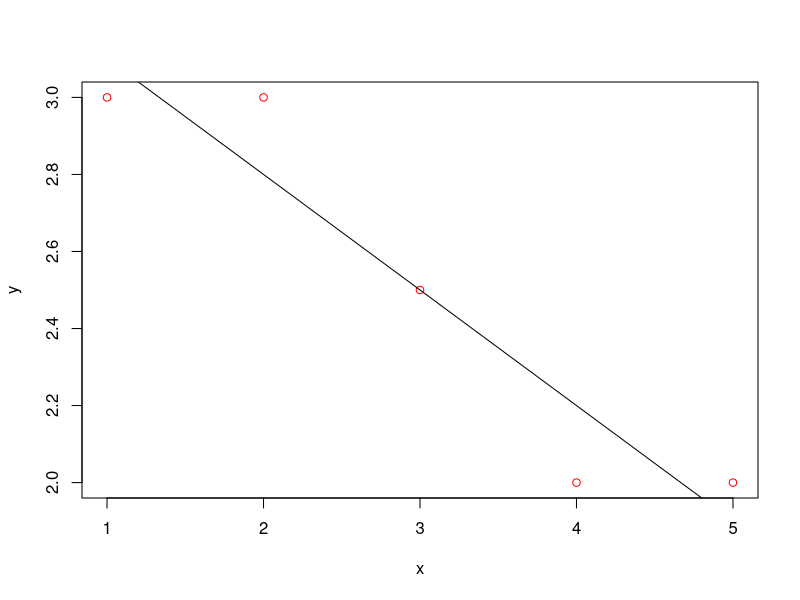
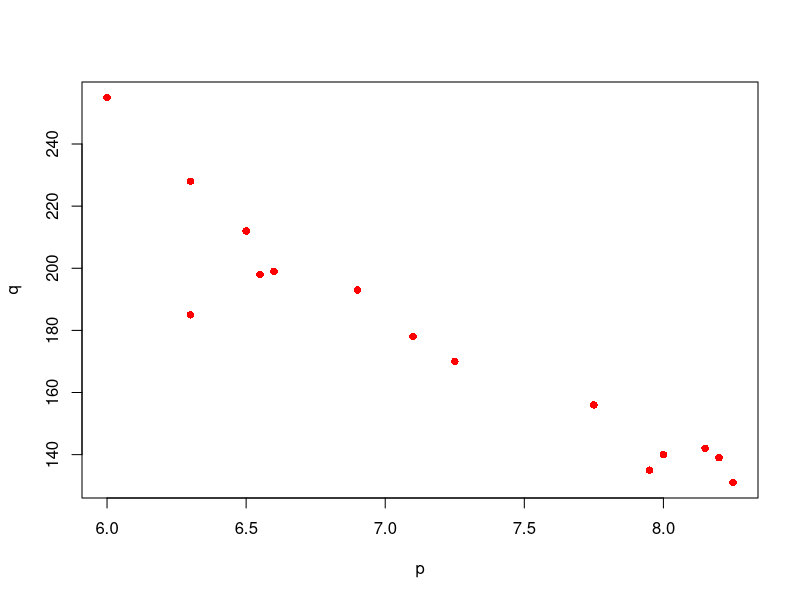
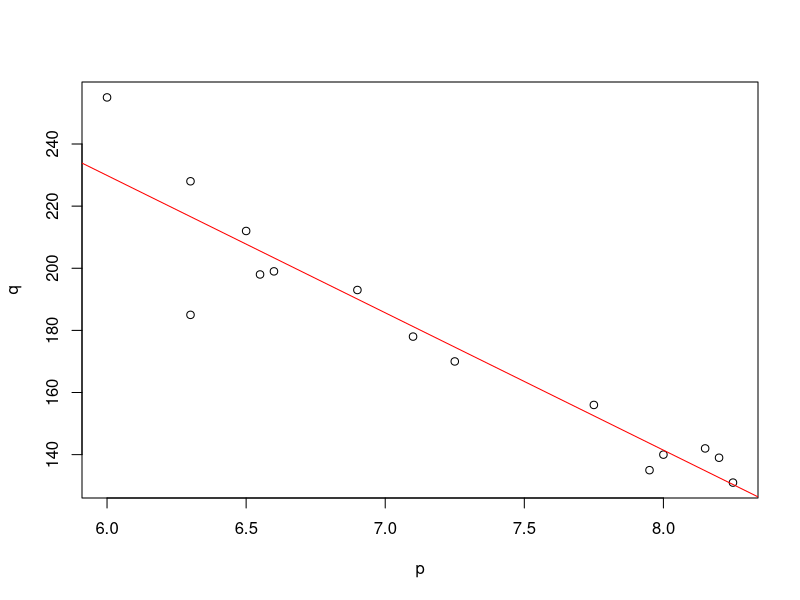
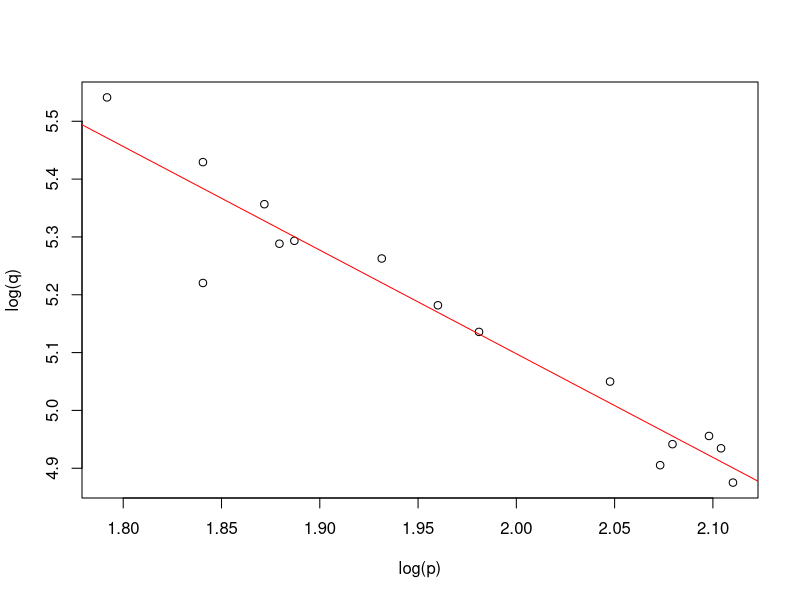
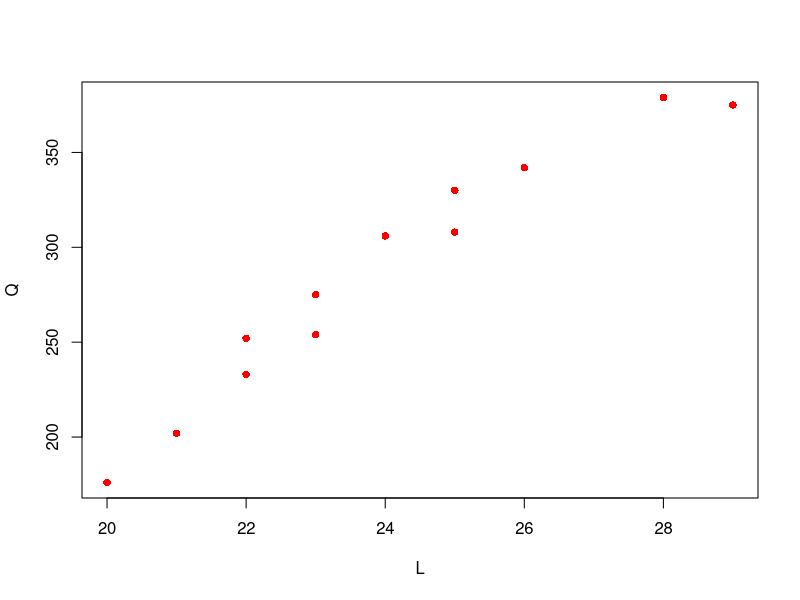
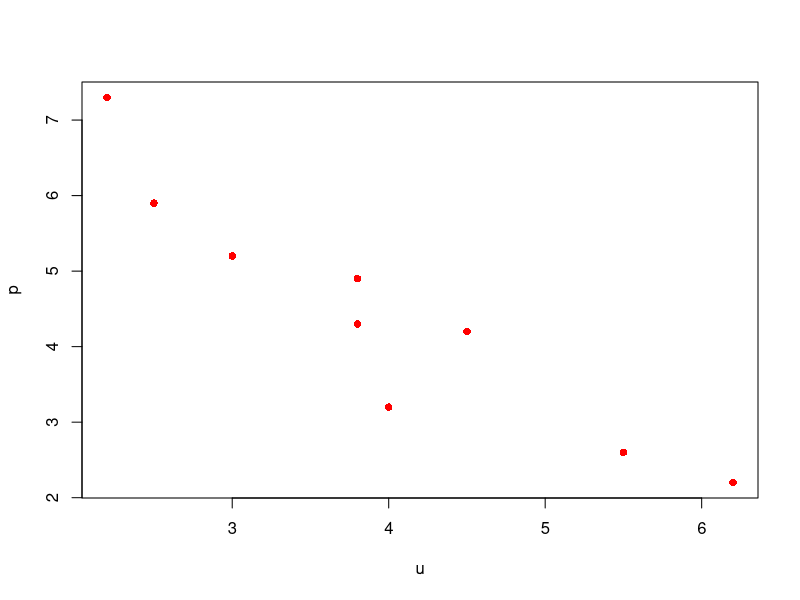
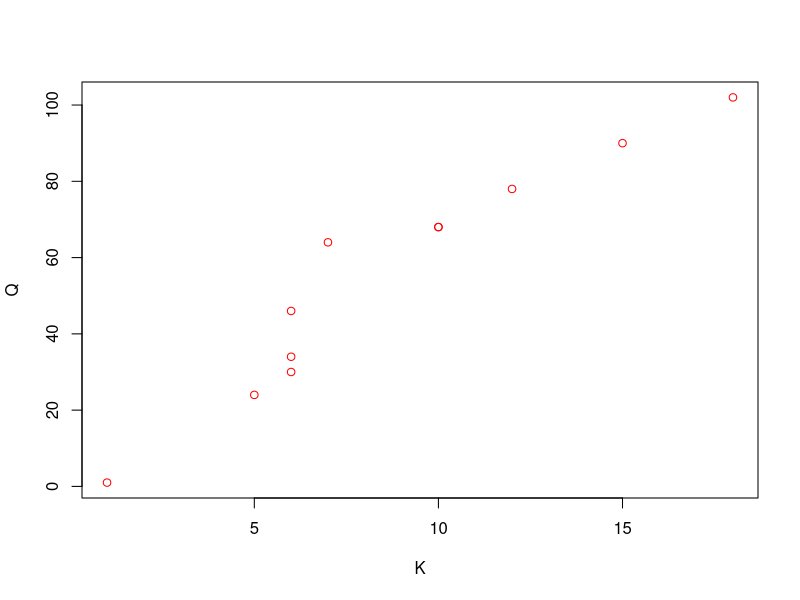

The R source for these figures, in order:
## ---- chunk 1
knitr::opts_chunk$set(echo = TRUE)
## ---- chunk 2
# Simple linear regression
x <- c(1, 4, 2, 3, 5)
y <- c(3, 2, 3, 2.5, 2)
data <- cbind(x, y) 

fit <- lm(y~x) 
summary(fit)
plot(x, y, col="red") 
abline(lm(y ~ x))
## ---- chunk 3
# Log linear
# Price, quantity and the corresponding data file
p <- c(6,6.30,6.50,6.55,6.30,8,7.95,8.25,7.10,7.25,6.90,6.60,8.15,7.75,8.20) 
q <- c(255,228,212,198,185,140,135,131,178,170,193,199,142,156,139)
data_demand <- data.frame(p, q)

plot(p,q, pch = 16, cex = 1, col = "red", xlab = "p", ylab = "q")
fit_linear <- lm(q~p) 
summary(fit_linear)
plot(p, q) 
abline(lm(q~p), col="red")

fit_log_linear <- lm(log(q)~log(p)) 
summary(fit_log_linear)
plot(log(p), log(q)) 
abline(lm(log(q)~log(p)), col = "red")
## ---- chunk 4
# Production data:
L <- c(23,21,22,	26, 28, 25, 23, 20, 22, 24, 25, 29) 
Q <- c(254,202,252,342,379,330,275,176,233,306,308,375)

production <- data.frame(Q, L) 
plot(L,Q,col='red', pch = 16, cex = 1)

# Estimating the production function.
Z <- L^2
production <- lm(Q~Z)	#An alternative is estimating the model as production <- lm(Q~ L^2)
summary(production)
## ---- chunk 5
u	<- c(3.0,	4.5,	4.0,	3.8,	2.5,	2.2,	3.8,	4.5,	5.5,	6.2)
p	<- c(5.2,	4.2,	3.2,	4.9,	5.9,	7.3,	4.3,	4.2,	2.6,	2.2)
datafile <- data.frame(u, p)

plot(u, p, col="red", pch=16, cex=1)

# Estimating the Phillips curve:
z <- 1/u
Phillips <- lm(p~(z)) 
summary(Phillips)
## ---- chunk 6
#	Plot Q against K.	

N	<- c(1,	2,	3,	5,	6,	9,	12, 14,	15,	15,	15)
K	<-c(1,	5,	6,	6,	6,	7	,10,	10,	12,	15, 18)
Q	<- c(1,	24,	30,	34,	46,	64,	68, 68,	78,	90,	102)


plot(x=K, y=Q, col="red")
fit <- lm(Q~N+K)
summary(fit)
## ---- chunk 7
x <-c(1,3,5,8)
y <- c(5,3,6,8)
lm(x ~ y + I(y^2) + I(y^3))
## ---- chunk 8
x <- c(2300, 2360, 2395, 2407, 2389, 2430, 2395, 2413, 2430, 2467, 2480, 2490)
y <-	c(2145, 2173, 2189, 2190, 2185, 2206, 2195, 2215, 2235, 2251, 2279, 2281)
dat <- data.frame(y, x) 

fit <- lm(y~x)
fit

data1 <- dat[1:10,] 
data2 <- dat[11:12,]
fit1 <- lm(y~x, data=data1) 
fit1
pred <- predict(fit1, newdata=data2) 
pred
## ---- chunk 9
library(forecast)

x <- c(2300, 2360, 2395, 2407, 2389, 2430, 2395, 2413, 2430, 2467, 2480, 2490)
y <-	c(2145, 2173, 2189, 2190, 2185, 2206, 2195, 2215, 2235, 2251, 2279, 2281)
dat <- data.frame(y, x) 
data1 <- dat[1:10,] 
data2 <- dat[11:12,]
fore <- forecast(fit, newdata=data.frame(x=c(mean(x), mean(y)), se.fit=TRUE)) 
fore
